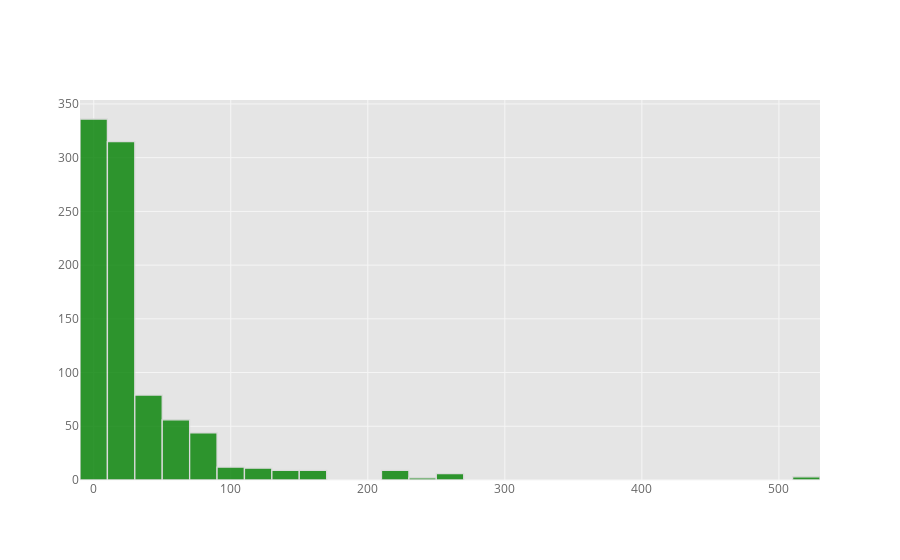

Write notebook code for a chart like this one.
### Code cell
train['Fare'].iplot(kind='hist', bins=30, color='green')

### Figure 1 — Plotly figure (JSON) as saved in the notebook; plotly's stock layout.template omitted (floating-point values rounded to 4 significant figures; data arrays with more than 128 entries replaced by an {"elided": "..."} marker saying what was removed)
{"data": [{"histfunc": "count", "histnorm": "", "marker": {"color": "rgba(0, 128, 0, 1.0)", "line": {"color": "#D9D9D9", "width": 1.3}}, "name": "Fare", "nbinsx": 30, "opacity": 0.8, "orientation": "v", "type": "histogram", "uid": "894c3e25-6a6b-4646-9dab-68fcdaa450d4", "x": {"elided": "891 float values"}}], "layout": {"barmode": "overlay", "legend": {"bgcolor": "#FFFFFF", "font": {"color": "#666666"}}, "paper_bgcolor": "#FFFFFF", "plot_bgcolor": "#E5E5E5", "title": {"font": {"color": "#151516"}}, "xaxis": {"gridcolor": "#F6F6F6", "showgrid": true, "tickfont": {"color": "#666666"}, "title": {"font": {"color": "#666666"}, "text": ""}, "zerolinecolor": "#F6F6F6"}, "yaxis": {"gridcolor": "#F6F6F6", "showgrid": true, "tickfont": {"color": "#666666"}, "title": {"font": {"color": "#666666"}, "text": ""}, "zerolinecolor": "#F6F6F6"}}}
